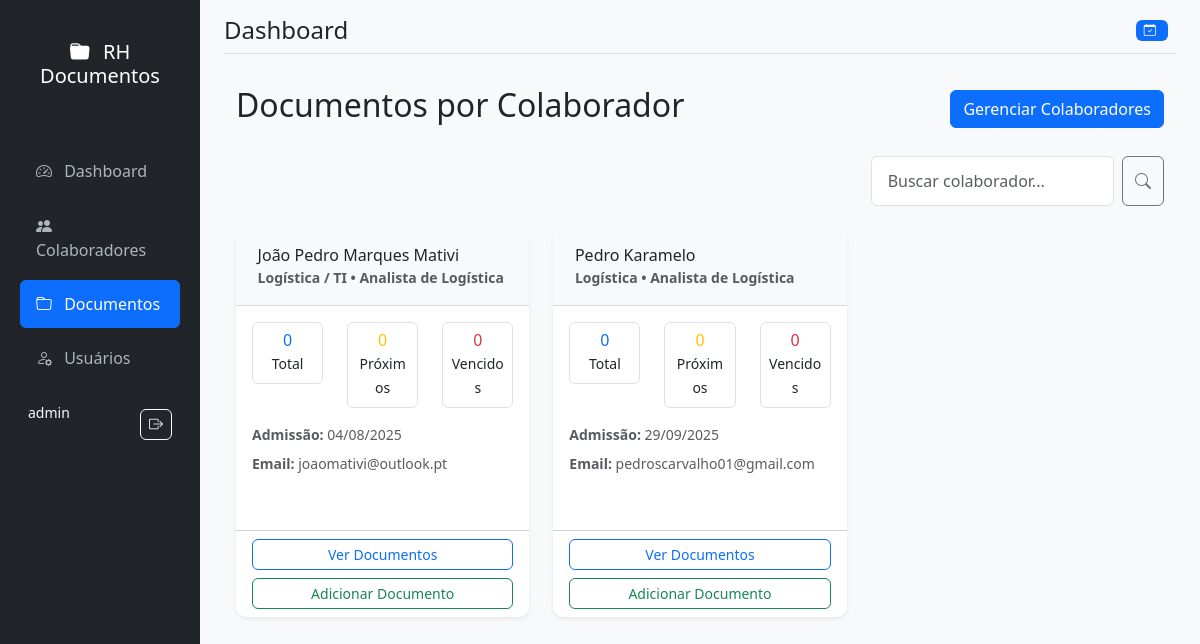
/documentos (signed in), run on the app's committed database.
### models.py (models this page shows, shortened)
class User(UserMixin, db.Model):
    id = db.Column(db.Integer, primary_key=True)
    username = db.Column(db.String(80), unique=True, nullable=False)
    email = db.Column(db.String(120), unique=True, nullable=False)
    password_hash = db.Column(db.String(120), nullable=False)
    role = db.Column(db.String(20), nullable=False, default='visitante')
    created_at = db.Column(db.DateTime, default=datetime.utcnow)
    def has_permission(self, permission):
        roles_permissions = {
            'visitante': ['download'],
            'operador': ['download', 'add_documento', 'add_colaborador', 'renovar_documento'],
            'gestor': ['download', 'add_documento', 'add_colaborador', 'renovar_documento', 'edit_documento', 'delete_documento'],
            'administrador': ['download', 'add_documento', 'add_colaborador', 'renovar_documento', 'edit_documento', 'delete_documento', 'add_usuario']
        }
        return permission in roles_permissions.get(self.role, [])

class Colaborador(db.Model):
    id = db.Column(db.Integer, primary_key=True)
    nome = db.Column(db.String(100), nullable=False)
    email = db.Column(db.String(120))
    departamento = db.Column(db.String(50))
    cargo = db.Column(db.String(50))
    data_admissao = db.Column(db.Date)
    created_at = db.Column(db.DateTime, default=datetime.utcnow)
    documentos = db.relationship('Documento', backref='colaborador', lazy=True, cascade='all, delete-orphan')

### app.py (the view)
@app.route('/documentos')
@login_required
def documentos():
    search_query = request.args.get('search', '').strip()
    query = Colaborador.query
    if search_query:
        search_term = f'%{search_query}%'
        query = query.filter(Colaborador.nome.ilike(search_term))
    colaboradores = query.all()
    for colaborador in colaboradores:
        colaborador.total_documentos = len(colaborador.documentos)
        colaborador.documentos_vencidos = len([d for d in colaborador.documentos if d.status_vencimento() == 'vencido'])
        colaborador.documentos_proximos = len([d for d in colaborador.documentos if d.status_vencimento() == 'proximo_vencer'])
    return render_template('documentos.html', colaboradores=colaboradores, search_query=search_query)

### app.py (called while the page is built)
@login_manager.user_loader
def load_user(user_id):
    return User.query.get(int(user_id))

@app.teardown_appcontext
def shutdown_session(exception=None):
    db.session.remove()

### templates/documentos.html (shortened to what this page needs)
{% extends "base.html" %}
{% block content %}
<div class="d-flex justify-content-between align-items-center mb-4">
    <h2>Documentos por Colaborador</h2>
    {% if current_user.has_permission('add_colaborador') %}
    <a href="{{ url_for('colaboradores') }}" class="btn btn-primary">Gerenciar Colaboradores</a>
    {% endif %}
</div>
<div class="row mb-4">
    <div class="col-md-6 col-lg-4 ms-auto">
        <form method="GET" class="d-flex">
            <input type="search" name="search" class="form-control me-2" placeholder="Buscar colaborador..." value="{{ search_query }}">
            <button class="btn btn-outline-secondary" type="submit" title="Pesquisar Colaborador">
                <i class="bi bi-search"></i>
            </button>
        </form>
    </div>
</div>
{% if colaboradores %}
<div class="row">
    {% for colab in colaboradores %}
    <div class="col-md-6 col-lg-4 mb-4">
        <div class="card h-100 colaborador-card">
            <div class="card-header">
                <h6 class="mb-0">{{ colab.nome }}</h6>
                <small class="text-muted">{{ colab.departamento }} • {{ colab.cargo }}</small>
            </div>
            <div class="card-body">
                <div class="row text-center mb-3">
                    <div class="col-4">
                        <div class="border rounded p-2">
                            <h6 class="mb-0 text-primary">{{ colab.total_documentos }}</h6>
                            <small>Total</small>
                        </div>
                    </div>
                    <div class="col-4">
                        <div class="border rounded p-2">
                            <h6 class="mb-0 text-warning">{{ colab.documentos_proximos }}</h6>
                            <small>Próximos</small>
                        </div>
                    </div>
                    <div class="col-4">
                        <div class="border rounded p-2">
                            <h6 class="mb-0 text-danger">{{ colab.documentos_vencidos }}</h6>
                            <small>Vencidos</small>
                        </div>
                    </div>
                </div>
                {% if colab.data_admissao %}
                <p class="small text-muted mb-2">
                    <strong>Admissão:</strong> {{ colab.data_admissao.strftime('%d/%m/%Y') }}
                </p>
                {% endif %}
                {% if colab.email %}
                <p class="small text-muted mb-3">
                    <strong>Email:</strong> {{ colab.email }}
                </p>
                {% endif %}
            </div>
            <div class="card-footer bg-transparent">
                <div class="d-grid gap-2">
                    <a href="{{ url_for('documentos_colaborador', colaborador_id=colab.id) }}"
                       class="btn btn-outline-primary btn-sm">
                       Ver Documentos
                    </a>
                    {% if current_user.has_permission('add_documento') %}
                    <a href="{{ url_for('novo_documento', colaborador_id=colab.id) }}"
                       class="btn btn-outline-success btn-sm">
                       Adicionar Documento
                    </a>
                    {% endif %}
                </div>
            </div>
        </div>
    </div>
    {% endfor %}
</div>
{% endif %}
{% endblock %}

### templates/base.html (shortened to what this page needs)
<!DOCTYPE html>
<html lang="pt-br" data-bs-theme="light">
<head>
    <link href="https://cdn.jsdelivr.net/npm/bootstrap@5.3.2/dist/css/bootstrap.min.css" rel="stylesheet">
    <link href="https://cdn.jsdelivr.net/npm/bootstrap-icons@1.11.1/font/bootstrap-icons.css" rel="stylesheet">
    <link href="{{ url_for('static', filename='style.css') }}" rel="stylesheet">
</head>
<body>
    <div class="container-fluid">
        <div class="row">
            <nav id="sidebar" class="col-md-3 col-lg-2 d-md-block bg-dark sidebar collapse">
                <div class="position-sticky pt-3">
                    <div class="sidebar-header text-center py-4">
                        <h5 class="text-white">
                            <i class="bi bi-folder-fill me-2"></i>
                            RH Documentos
                        </h5>
                        <small class="text-muted">Gestão Inteligente</small>
                    </div>
                    <ul class="nav flex-column">
                        <li class="nav-item">
                            <a class="nav-link {% if request.endpoint == 'dashboard' %}active{% endif %}"
                               href="{{ url_for('dashboard') }}">
                                <i class="bi bi-speedometer2 me-2"></i>
                                Dashboard
                            </a>
                        </li>
                        {% if current_user.has_permission('add_colaborador') %}
                        <li class="nav-item">
                            <a class="nav-link {% if request.endpoint == 'colaboradores' or request.endpoint == 'novo_colaborador' or request.endpoint == 'editar_colaborador' %}active{% endif %}"
                               href="{{ url_for('colaboradores') }}">
                                <i class="bi bi-people-fill me-2"></i>
                                Colaboradores
                            </a>
                        </li>
                        {% endif %}
                        {% if current_user.has_permission('download') %}
                        <li class="nav-item">
                            <a class="nav-link {% if request.endpoint == 'documentos' or request.endpoint == 'documentos_colaborador' or request.endpoint == 'novo_documento' %}active{% endif %}"
                               href="{{ url_for('documentos') }}">
                                <i class="bi bi-folder me-2"></i>
                                Documentos
                            </a>
                        </li>
                        {% endif %}
                        {% if current_user.role == 'administrador' %}
                        <li class="nav-item">
                            <a class="nav-link {% if request.endpoint == 'usuarios' or request.endpoint == 'novo_usuario' %}active{% endif %}"
                               href="{{ url_for('usuarios') }}">
                                <i class="bi bi-person-gear me-2"></i>
                                Usuários
                            </a>
                        </li>
                        {% endif %}
                    </ul>
                    <div class="sidebar-footer mt-auto p-3">
                        <div class="d-flex align-items-center text-light">
                            <div class="flex-grow-1">
                                <small class="d-block">{{ current_user.username }}</small>
                                <small class="text-muted text-capitalize">{{ current_user.role }}</small>
                            </div>
                            <a href="{{ url_for('logout') }}" class="btn btn-outline-light btn-sm"
                               title="Sair">
                                <i class="bi bi-box-arrow-right"></i>
                            </a>
                        </div>
                    </div>
                </div>
            </nav>
            <main class="col-md-9 ms-sm-auto col-lg-10 px-md-4 main-content">
                <div class="d-flex justify-content-between flex-wrap flex-md-nowrap align-items-center pt-3 pb-2 mb-3 border-bottom">
                    <div class="d-flex align-items-center">
                        <h1 class="h4 mb-0">{% block page_title %}Dashboard{% endblock %}</h1>
                    </div>
                    <div class="btn-toolbar">
                        <div class="btn-group me-2">
                            <span class="badge bg-primary">
                                <i class="bi bi-calendar-check me-1"></i>
                            </span>
                        </div>
                    </div>
                </div>
                <div class="container-fluid py-3">
                    {% block content %}{% endblock %}
                </div>
            </main>
        </div>
    </div>
</body>
</html>

### static/style.css (style rules this page uses)
body { background-color: #f8f9fa; font-family: 'Segoe UI', Tahoma, Geneva, Verdana, sans-serif; }
.card { border: none; box-shadow: 0 0.125rem 0.25rem rgba(0, 0, 0, 0.075); margin-bottom: 1.5rem; border-radius: 10px; }
.card-header { border-bottom: 1px solid #e3e6f0; background-color: #f8f9fc; font-weight: 600; padding: 1rem 1.35rem; }
.badge { font-size: 0.75em; padding: 0.35em 0.65em; }
.btn { border-radius: 0.35rem; font-weight: 500; }
.btn-sm { padding: 0.25rem 0.5rem; font-size: 0.875rem; }
.form-control, .form-select { border-radius: 0.35rem; border: 1px solid #d1d3e2; padding: 0.75rem 1rem; }
.colaborador-card { transition: transform 0.2s ease-in-out, box-shadow 0.2s ease-in-out; }
.sidebar { min-height: 100vh; box-shadow: 0 0 10px rgba(0, 0, 0, 0.1); transition: all 0.3s; }
.sidebar .nav-link { color: #adb5bd; padding: 0.75rem 1rem; margin: 0.2rem 0.5rem; border-radius: 0.375rem; transition: all 0.3s; }
.sidebar .nav-link.active { color: #fff; background-color: #0d6efd; }
.sidebar .nav-link i { width: 20px; text-align: center; }
.main-content { background-color: #f8f9fa; min-height: 100vh; }
.card { border: none; box-shadow: 0 0.125rem 0.25rem rgba(0, 0, 0, 0.075); transition: box-shadow 0.3s ease; }
.card-header { border-bottom: 1px solid rgba(0, 0, 0, 0.125); font-weight: 600; }
.btn { border-radius: 0.375rem; font-weight: 500; transition: all 0.3s ease; }
.badge { font-weight: 500; letter-spacing: 0.5px; }
.form-control, .form-select { border-radius: 0.375rem; border: 1px solid #dee2e6; transition: all 0.3s ease; }

### data on the page
User: username "admin"
Colaborador: nome "João Pedro Marques Mativi", departamento "Logística / TI", cargo "Analista de Logística", total_documentos "0", documentos_proximos "0", documentos_vencidos "0", data_admissao "04/08/2025", email "joaomativi@outlook.pt"
Colaborador: nome "Pedro Karamelo", departamento "Logística", cargo "Analista de Logística", total_documentos "0", documentos_proximos "0", documentos_vencidos "0", data_admissao "29/09/2025", email "pedroscarvalho01@gmail.com"
